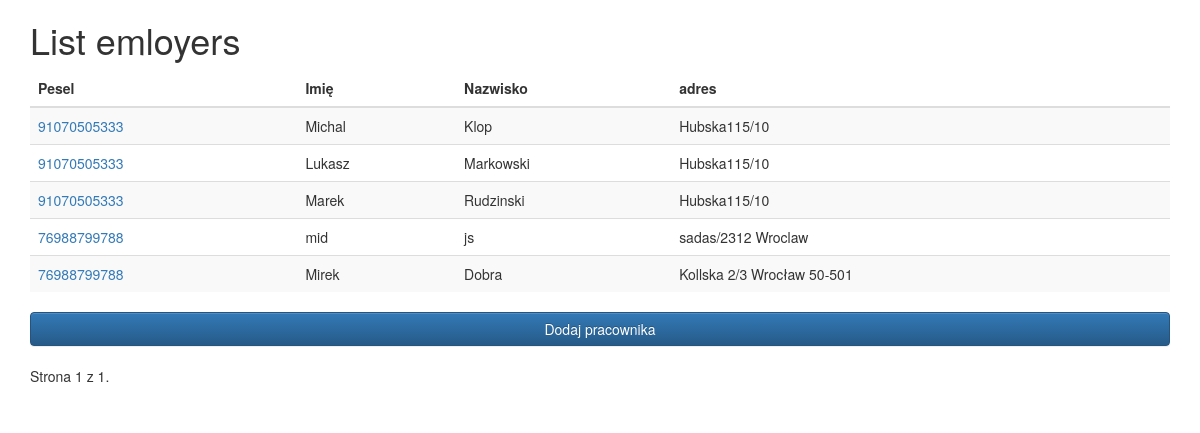
The page /polls/ on the database as committed earlier.
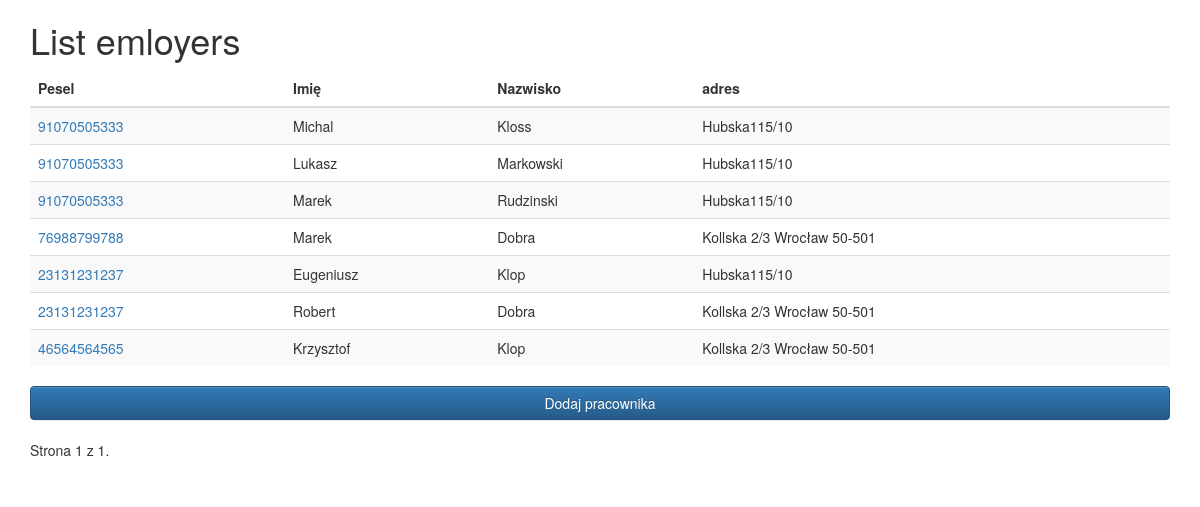
The same page on the database as committed later.
### polls/models.py (models this page shows)
class Person(models.Model):
    first_name = models.CharField(max_length=30)
    personal_number = models.CharField(max_length=11)
    last_name = models.CharField(max_length=30)
    adress  = models.CharField(max_length=300)

### polls/views.py (the view)
def home_list(request):
    queryset_list = Person.objects.all()
    paginator = Paginator(queryset_list, 7)
    page = request.GET.get('page')
    try:
        queryset = paginator.page(page)
    except PageNotAnInteger:
        queryset = paginator.page(1)
    except EmptyPage:
        queryset = paginator.page(paginator.num_pages)
    data_employer = {
        "object_list":queryset,
        "title" :"List"
    }
    return render (request, "lista.html",data_employer)

### templates/lista.html (shortened to what this page needs)
{% extends 'base.html' %}
{% block content %}
<h1>{{title}} emloyers</h1>
<table class="table table-striped">
 <thead>
   <tr>
        <th>Pesel</th>
          <th>Imię</th>
            <th>Nazwisko</th>
            <th>adres</th>
        </tr>
    </thead>
<tbody>
{% for obj in object_list%}
<tr>
<td><a href ='{%url "detail" id=obj.id%}'>{{obj.personal_number}}</a></td>
<td>{{obj.first_name}}</td>
<td>{{obj.last_name}}</td>
<td>{{obj.adress}}</td>
</tr>
{% endfor %}
</tbody>
</table>
<form method="GET" action="{% url 'create' %}">
<button type="submit" class="btn btn-primary btn-block">Dodaj pracownika</button>
</form>
<div class="pagination">
    <span class="step-links">
        <span class="current">
            Strona {{ object_list.number }} z {{ object_list.paginator.num_pages }}.
        </span>
    </span>
</div>
{% endblock content %}

### templates/base.html (shortened to what this page needs)
<!DOCTYPE html>
<html>
<head>
<link rel="stylesheet" href="https://maxcdn.bootstrapcdn.com/bootstrap/3.3.6/css/bootstrap.min.css">
<link rel="stylesheet" href="https://maxcdn.bootstrapcdn.com/bootstrap/3.3.6/css/bootstrap-theme.min.css">
</head>
<body>
<div class="container">
{% block content %}
{% endblock content %}
</div>
</body>
</html>

Rows that differ between the two databases and show on the page:
removed Person: personal_number "76988799788", first_name "mid", last_name "js", adress "sadas/2312 Wroclaw"
changed Person "Michal": last_name "Klop" → "Kloss"
changed Person (number 4 of 7 on the later page): first_name "Mirek" → "Marek"
added Person: personal_number "23131231237", first_name "Eugeniusz", last_name "Klop", adress "Hubska115/10"
added Person: personal_number "23131231237", first_name "Robert", last_name "Dobra", adress "Kollska 2/3 Wrocław 50-501"
added Person: personal_number "46564564565", first_name "Krzysztof", last_name "Klop", adress "Kollska 2/3 Wrocław 50-501"
